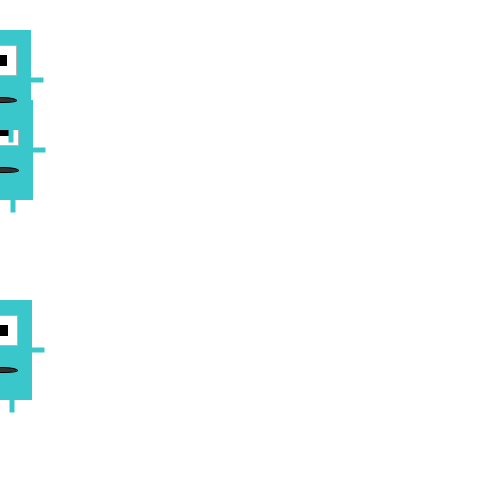
Frame 1 (no input)
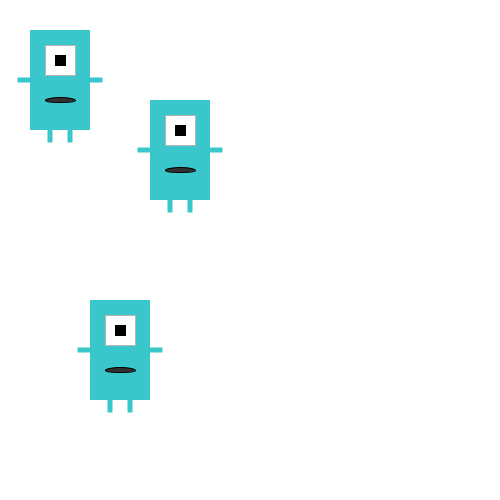
Frame 60 (the mouse pressed at the canvas centre just before this capture)
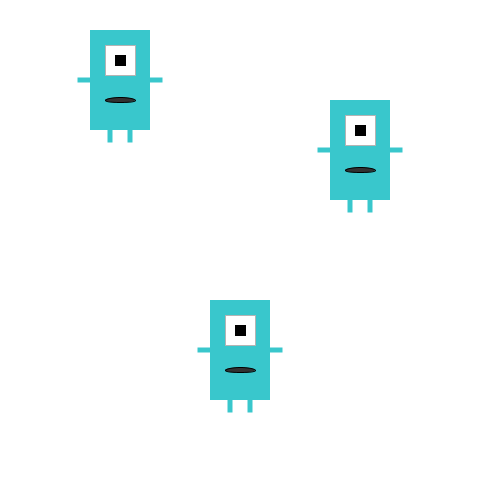
Frame 120 (the mouse held since frame 60 and released just before this capture)

The Processing sketch that drew these frames (run headless with seeded random() and noise(); from frame 60 on, the mouse is pressed at the canvas centre):

// Processing sketch: processing_145759
// ── processing_145759.pde

Monster move;
Monster move2;
Monster move3;
 
void setup() {
  size(500,500);
  move = new Monster(0,350,2);
  move2 = new Monster(0,150,3);
  move3 = new Monster(0,80,1);
}
 
void draw() {
  background(255);
  move.updateMonster();
  move.testMonster();
  move.tekenMonster();
   
  move2.updateMonster();
  move2.testMonster();
  move2.tekenMonster();
  
  move3.updateMonster();
  move3.testMonster();
  move3.tekenMonster();
}
 
class Monster {
  int x;
  int y;
  int snelheid;
   
  Monster(int tempX, int tempY, int tempSnelheid) {
    x = tempX;
    y = tempY;
    snelheid = tempSnelheid;
  }
   
  void updateMonster(){
    x = x+snelheid;
  }
 
  void testMonster(){
   if(x > width || x < 0){
     snelheid = snelheid * -1;
   }
  }
   
  void tekenMonster() {
    noStroke();
  fill(57, 199, 204);
  rectMode(CENTER);
  rect(x-30, y, 25, 5);
  rect(x+30, y, 25, 5);
 
 
  //legs
 
  noStroke();
  fill(57, 199, 204);
  rectMode(CENTER);
  rect(x-10, y+50, 5, 25);
  rect(x+10, y+50, 5, 25);
 
 
  //body
  noStroke();
  fill(57, 199, 204);
  rectMode(CENTER);
  rect(x, y, 60, 100);
 
  //eye
 
 
  stroke(180);
  fill(255);
  rectMode(CENTER);
  rect(x, y-20, 30, 30);
 
  stroke(0);
  fill(0);
  rect(x, y-20, 10, 10);
 
  //mouth
 
  fill(50);
  ellipseMode(CENTER);
  ellipse(x, y+20, 30, 5);
  }
}
